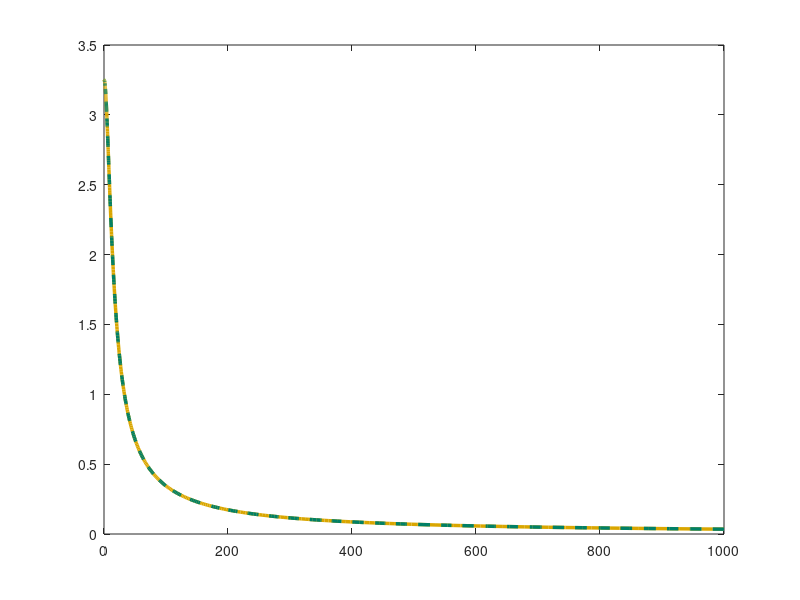

MATLAB code for this plot: (Note: this script raises an error after producing the figure.)
K = 3.254; T = 0.094;
sys = tf(K, [T 1]);
w = logspace(-1, 3, 500);
A_theory = K ./ sqrt(1 + (w*T).^2);

[mag, phase] = bode(sys, w);
mag = squeeze(mag);

figure('Position', [100 100 900 400], 'Color','white');
plot(w, A_theory,  'Color', [0.85, 0.65, 0], 'LineStyle', '-', 'LineWidth', 2.5);
hold on;
plot(w, mag, 'Color', [0, 0.5, 0.4], 'LineStyle', '--', 'LineWidth', 2.5);

ax = gca; ax.LineWidth = 1.5; ax.FontSize = 13;
ax.XColor = [0.3 0.3 0.3]; ax.YColor = [0.3 0.3 0.3];
ax.GridColor = [0.9 0.9 0.9]; ax.GridAlpha = 0.4;
ax.MinorGridColor = [0.95 0.95 0.95]; ax.MinorGridAlpha = 0.2;
grid on; grid minor; box on; ylim([-0.1, 3.5]);

xlabel('\omega'); ylabel('A(\omega)');
legend('\omega_{theor}', '\omega_{sys}', 'Location','northeast','FontSize',15);
set(findall(gcf, '-property', 'FontName'), 'FontName', 'DejaVu Math TeX Gyre');
exportgraphics(gcf, '../../../images/task1/freq/ach1.png', 'Resolution', 500);
